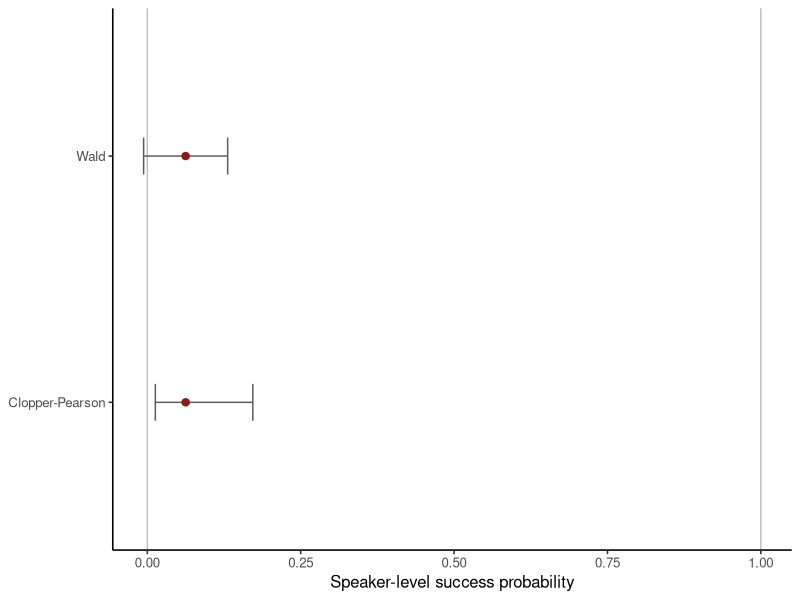

Generate this figure with R:
## ---- chunk 1
#| label: hillenbrand-binomial-data
library(ggplot2)

vowels <- read.csv(
  "data/hillenbrand/vowels-complete.csv",
  stringsAsFactors = FALSE
)
pairs_long <- subset(
  vowels,
  speaker_type == "woman" & vowel %in% c("I", "i"),
  select = c(speaker_id, vowel, duration_ms)
)
pairs <- reshape(pairs_long, idvar = "speaker_id", timevar = "vowel", direction = "wide")
names(pairs)[names(pairs) == "duration_ms.I"] <- "hid_ms"
names(pairs)[names(pairs) == "duration_ms.i"] <- "heed_ms"
pairs$hid_longer <- pairs$hid_ms > pairs$heed_ms

x <- sum(pairs$hid_longer)
n <- nrow(pairs)
p_hat <- x / n

stopifnot(n == 48L, x == 3L, !anyNA(pairs$hid_longer))
data.frame(speakers = n, successes = x, sample_proportion = p_hat)
## ---- chunk 2
#| label: hillenbrand-binomial-intervals
exact_result <- binom.test(x, n, conf.level = 0.95)
wald_se <- sqrt(p_hat * (1 - p_hat) / n)
wald_interval <- p_hat + c(-1, 1) * qnorm(0.975) * wald_se
exact_interval <- unname(exact_result$conf.int)

intervals <- data.frame(
  method = c("Clopper-Pearson", "Wald"),
  estimate = p_hat,
  lower = c(exact_interval[1], wald_interval[1]),
  upper = c(exact_interval[2], wald_interval[2])
)
stopifnot(wald_interval[1] < 0)
intervals
## ---- chunk 3
#| label: plot-hillenbrand-binomial-intervals
#| fig-cap: "Intervals for the probability that /I/ lasts longer than /i/ within an adult woman."
ggplot(intervals, aes(estimate, method, xmin = lower, xmax = upper)) +
  geom_vline(xintercept = c(0, 1), color = "grey75", linewidth = 0.5) +
  geom_errorbarh(height = 0.15, color = "grey35") +
  geom_point(color = "#8B1A1A", size = 2.2) +
  labs(x = "Speaker-level success probability", y = NULL) +
  theme_classic(base_size = 12)
